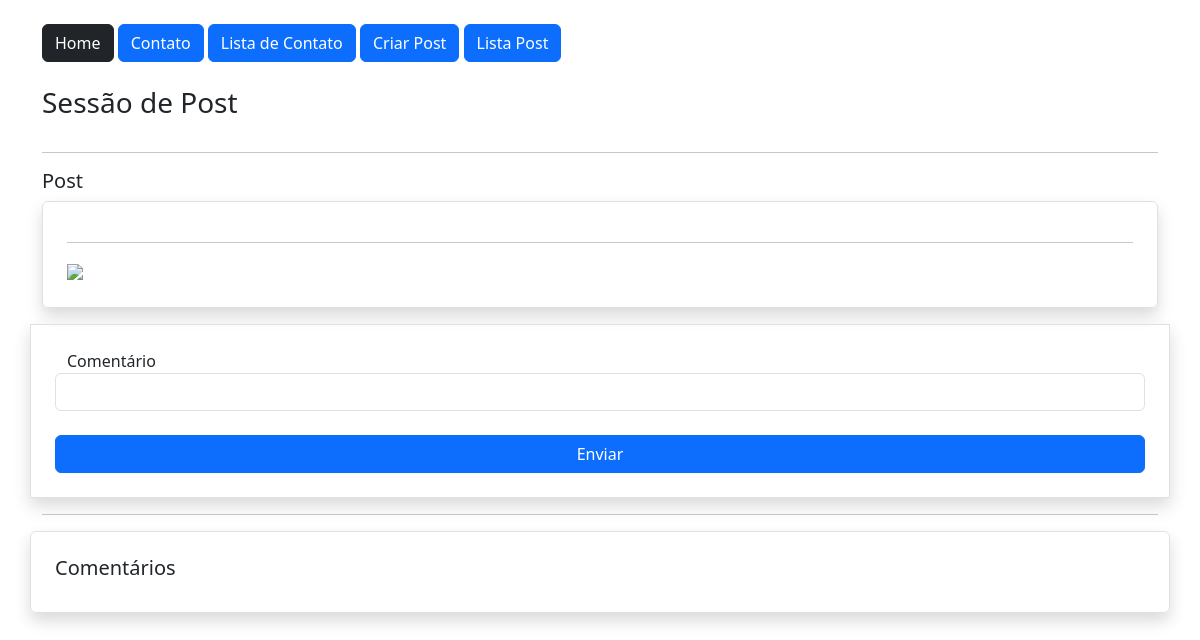
Page /post/2 (signed in) on the earlier database version.
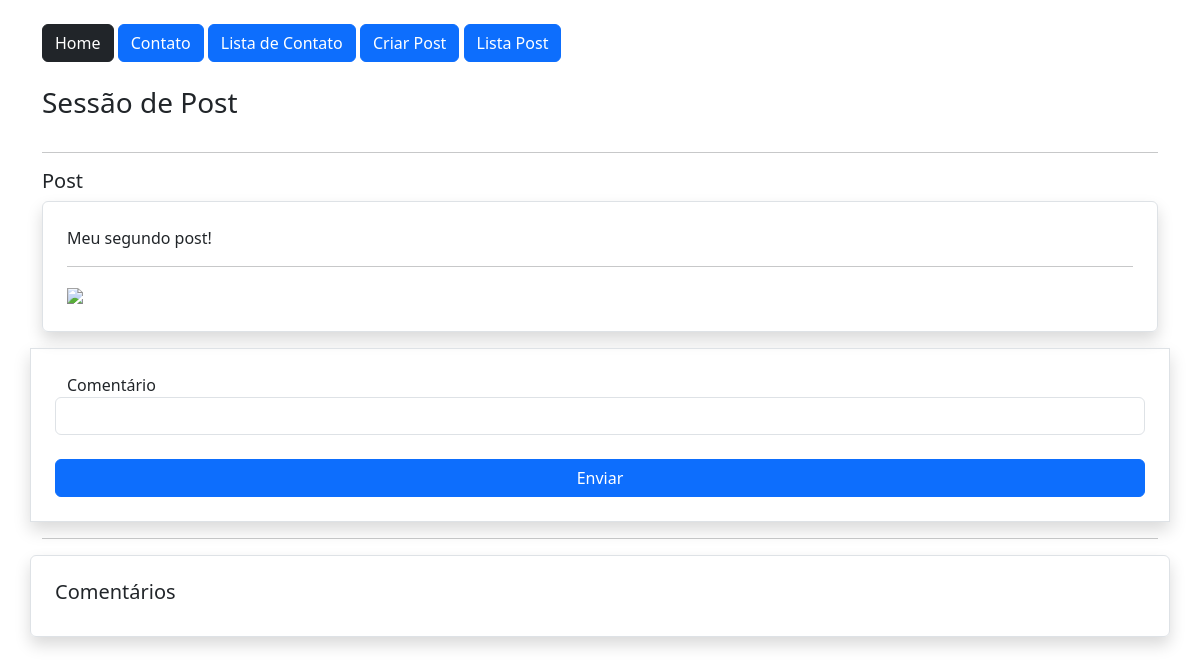
Same page on the later database version.
### apps/models.py (models this page shows, shortened)
class Post(db.Model):
    id = db.Column(db.Integer, primary_key=True)
    data_criacao = db.Column(db.DateTime, default=datetime.now())
    mensagem = db.Column(db.String, nullable=True)
    imagem = db.Column(db.String, nullable=True, default='default.png')
    user_id = db.Column(db.Integer, db.ForeignKey('user.id'), nullable=True)
    comentarios = db.relationship('PostComentarios', backref='post', lazy=True)

### apps/views.py (the view)
@app.route('/post/<int:id>', methods=['GET', 'POST'])
@login_required
def post_principal(id):
    post = Post.query.get(id)
    form = PostComentarioForm()
    if form.validate_on_submit():
        form.save(current_user.id, id)
        return redirect(url_for('post_principal', id=id))
    return render_template('post.html', post=post, form=form)

### apps/forms.py (shortened to what this page needs)
class PostComentarioForm(FlaskForm):
    comentario = StringField('Comentário', validators=[DataRequired()])
    btnSubmit = SubmitField('Enviar')

### apps/models.py (called while the page is built)
@login_manager.user_loader
def load_user(user_id):
    return User.query.get(user_id)

### apps/templates/post.html (shortened to what this page needs)
{% extends 'base.html' %}
{% block content %}
    <div class="container mt-4">
        {% include 'nav.html' %}
        <div class="row mb-4 mt-4">
            <h3>Sessão de Post</h3>
        </div>
        <hr>
        <div class="row">
            <div class="col-12">
                <h5>Post</h5>
                <div class="col-12 border rounded p-4 shadow">
                    {{post.mensagem}}
                    <hr>
                    <img src="{{url_for('static', filename='data/post/{}'.format(post.imagem) )}}" style="max-width: 300px;">
                </div>
            </div>
            <div class="col-12 mt-3">
                <form action="" method="post" class="row p-4 rounde border shadow">
                    {{ form.comentario.label() }}
                    {{ form.comentario(class="form-control") }}
                    {{ form.btnSubmit(class="btn btn-primary mt-4 col-12") }}
                </form>
                <hr>
            </div>
            <div class="col-12 border rounded p-4 shadow">
                <h5>Comentários</h5>
            </div>
        </div>
    </div>
{% endblock %}

Differences in the rows shown:
added Post: mensagem "Meu segundo post!"
